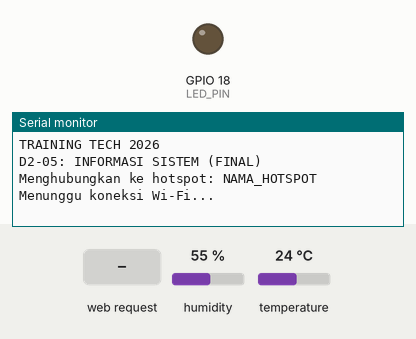
Recording of a sketch running on a simulated ESP32. Shown: output pins drawn as LEDs (lit = HIGH), the last lines printed to the serial monitor. The inputs (shaded band) are chosen by the test bench; at power-on: humidity 55 %, temperature 24 °C. WiFi joins after 1.5 s; servers stay silent unless stated.

Above: at 2.2 s.
2.3 s: HTTP request GET / received
At 3.0 s:
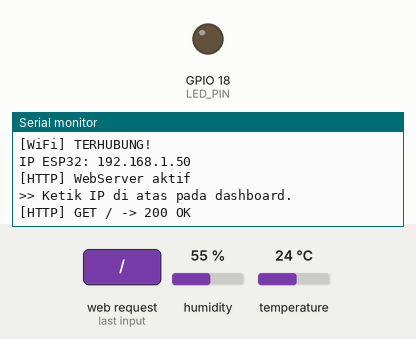
4.0 s: HTTP request GET /api/status received
At 4.8 s:
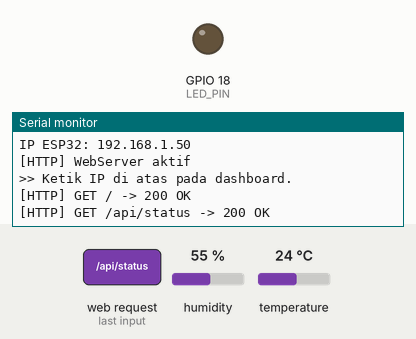
5.5 s: HTTP request GET /api/led received
At 6.5 s:
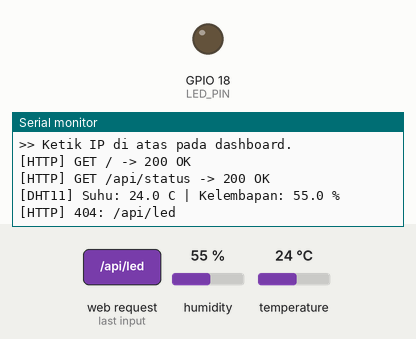

Measured:
- after the input at 2.3 s, the serial monitor: prints a new line after 0.23 s (image 1)
- after the input at 4.0 s, the serial monitor: prints a new line at once (image 2)
- after the input at 5.5 s, the serial monitor: prints a new line at once (image 3)

The sketch:

D2_05_Informasi_Sistem.ino
```cpp
// =====================================================
// TRAINING TECH 2026 - DAY 2
// D2-05: INFORMASI SISTEM (VERSI LENGKAP)
// -----------------------------------------------------
// Lanjutan D2-04. Yang BARU di tahap ini:
//   + Field "uptime_ms" (lama ESP32 menyala, milidetik)
//   + Field "rssi" (kekuatan sinyal Wi-Fi, dBm)
// Ini adalah program FINAL Day 2.
//
// Endpoint:
//   GET  /api/status -> {"online":true,"device":"...","led":false,
//                         "temperature":29.4,"humidity":71.0,
//                         "sensor_ok":true,"uptime_ms":123456,"rssi":-58}
//   POST /api/led    -> {"ok":true,"led":true}
//
// Pasangan dashboard: 02_Dashboard/Tahap_5_Informasi_Sistem
// =====================================================

#include <WiFi.h>
#include <WebServer.h>
#include <DHT.h>

// ======================================
// 1. KONFIGURASI WIFI (HOTSPOT HP)
// ======================================
// Satu kelompok = satu hotspot HP (seperti D1-04B).
// - Beri nama hotspot yang unik, misal "IOT_KELOMPOK_1"
// - Hotspot WAJIB 2,4 GHz (ESP32 tidak bisa 5 GHz)
// - Laptop kelompok juga harus tersambung ke hotspot ini

const char* ssid = "NAMA_HOTSPOT";
const char* password = "PASSWORD_HOTSPOT";

// ======================================
// 2. KONFIGURASI HARDWARE
// ======================================

const char* deviceName = "ESP32 Training Tech 2026";

#define LED_PIN 18

bool ledOn = false;

// Sensor DHT11
#define DHTPIN 27
#define DHTTYPE DHT11

DHT dht(DHTPIN, DHTTYPE);

// Data sensor terakhir
float temperature = 0;
float humidity = 0;
bool sensorOk = false;

// Interval pembacaan DHT11 (DHT11 lambat, min. 2 detik)
const unsigned long sensorInterval = 2500;
unsigned long lastSensorRead = 0;

// ======================================
// 3. MEMBUAT WEBSERVER
// ======================================

WebServer server(80);

bool serverRunning = false;

unsigned long lastWiFiRetry = 0;
const unsigned long retryInterval = 10000;

// ======================================
// 4. HEADER CORS
// ======================================

void kirimHeaderCORS() {

  server.sendHeader("Access-Control-Allow-Origin", "*");
  server.sendHeader("Access-Control-Allow-Methods", "GET, POST, OPTIONS");
  server.sendHeader("Access-Control-Allow-Headers", "Content-Type");
  server.sendHeader("Access-Control-Allow-Private-Network", "true");
}

void handleOptions() {

  kirimHeaderCORS();
  server.send(204);
}

// ======================================
// 5. MEMBACA SENSOR DHT11
// ======================================
// Sekarang membaca suhu DAN kelembapan (persis D1-07).

void readDHT() {

  if (millis() - lastSensorRead < sensorInterval) {
    return;
  }

  lastSensorRead = millis();

  float t = dht.readTemperature();
  float h = dht.readHumidity();

  if (isnan(t) || isnan(h)) {

    sensorOk = false;

    Serial.println("[DHT11] Gagal membaca sensor!");
    return;
  }

  temperature = t;
  humidity = h;
  sensorOk = true;

  Serial.print("[DHT11] Suhu: ");
  Serial.print(temperature, 1);
  Serial.print(" C | Kelembapan: ");
  Serial.print(humidity, 1);
  Serial.println(" %");
}

// ======================================
// 6. HALAMAN UTAMA (CEK CEPAT DI BROWSER)
// ======================================

void handleRoot() {

  String html = R"HTML(
    <!DOCTYPE html>
    <html lang="id">
    <head>
      <meta charset="UTF-8">
      <meta name="viewport"
            content="width=device-width, initial-scale=1">
      <title>ESP32 API</title>
    </head>
    <body>
      <h1>ESP32 API Aktif</h1>
      <p>Buka dashboard di laptop, lalu masukkan IP ESP32 ini.</p>
      <p>Cek data: <a href="/api/status">/api/status</a></p>
    </body>
    </html>
  )HTML";

  server.send(200, "text/html; charset=utf-8", html);

  Serial.println("[HTTP] GET / -> 200 OK");
}

// ======================================
// 7. JSON API STATUS
// ======================================

void handleApiStatus() {

  String json = "{";

  json += "\"online\":true";

  json += ",\"device\":\"";
  json += deviceName;
  json += "\"";

  // Status LED
  json += ",\"led\":";
  json += (ledOn ? "true" : "false");

  // Suhu -> null jika sensor gagal
  json += ",\"temperature\":";

  if (sensorOk) {
    json += String(temperature, 1);
  } else {
    json += "null";
  }

  // Kelembapan
  json += ",\"humidity\":";

  if (sensorOk) {
    json += String(humidity, 1);
  } else {
    json += "null";
  }

  // Status sensor
  json += ",\"sensor_ok\":";
  json += (sensorOk ? "true" : "false");

  // Uptime  (BARU) -> lama ESP32 menyala sejak reset
  json += ",\"uptime_ms\":";
  json += String(millis());

  // Kekuatan sinyal Wi-Fi  (BARU)
  json += ",\"rssi\":";
  json += String(WiFi.RSSI());

  json += "}";

  kirimHeaderCORS();

  server.send(
    200,
    "application/json; charset=utf-8",
    json
  );

  Serial.println("[HTTP] GET /api/status -> 200 OK");
}

// ======================================
// 8. MENGENDALIKAN LED
// ======================================
// Dashboard mengirim: state=on / state=off / state=toggle
// ESP32 membalas dengan JSON status LED terbaru.
// Bedanya dengan D1-06: tidak lagi redirect ke "/",
// melainkan membalas JSON agar bisa dibaca JavaScript.

void handleLed() {

  String state = server.arg("state");

  if (state == "on") {

    ledOn = true;

  } else if (state == "off") {

    ledOn = false;

  } else if (state == "toggle") {

    ledOn = !ledOn;

  } else {

    kirimHeaderCORS();

    server.send(
      400,
      "application/json; charset=utf-8",
      "{\"ok\":false,\"error\":\"Perintah LED tidak valid\"}"
    );

    return;
  }

  digitalWrite(LED_PIN, ledOn ? HIGH : LOW);

  Serial.print("[LED] ");
  Serial.println(ledOn ? "MENYALA" : "MATI");

  String json = "{\"ok\":true,\"led\":";
  json += (ledOn ? "true" : "false");
  json += "}";

  kirimHeaderCORS();

  server.send(
    200,
    "application/json; charset=utf-8",
    json
  );
}

// ======================================
// 9. HALAMAN TIDAK DITEMUKAN
// ======================================

void handleNotFound() {

  if (server.method() == HTTP_OPTIONS) {
    handleOptions();
    return;
  }

  Serial.print("[HTTP] 404: ");
  Serial.println(server.uri());

  kirimHeaderCORS();

  server.send(
    404,
    "text/plain",
    "404 - Halaman tidak ditemukan"
  );
}

// ======================================
// 10. MEMULAI KONEKSI WIFI
// ======================================

void mulaiWiFi() {

  WiFi.mode(WIFI_STA);
  WiFi.setAutoReconnect(false);

  Serial.print("Menghubungkan ke hotspot: ");
  Serial.println(ssid);

  // Koneksi WPA2-Personal (sama seperti D1-04B)
  WiFi.begin(ssid, password);

  lastWiFiRetry = millis();
}

// ======================================
// 11. MENGELOLA KONEKSI WIFI
// ======================================

void manageWiFi() {

  if (WiFi.status() == WL_CONNECTED) {

    if (!serverRunning) {

      server.begin();
      serverRunning = true;

      Serial.println();
      Serial.println("[WiFi] TERHUBUNG!");

      Serial.print("IP ESP32: ");
      Serial.println(WiFi.localIP());

      Serial.println("[HTTP] WebServer aktif");
      Serial.println(">> Ketik IP di atas pada dashboard.");
    }

    server.handleClient();
    return;
  }

  if (serverRunning) {

    server.stop();
    serverRunning = false;

    Serial.println("[WiFi] Koneksi terputus");
  }

  if (millis() - lastWiFiRetry >= retryInterval) {

    lastWiFiRetry = millis();

    Serial.println("[WiFi] Mencoba reconnect...");

    WiFi.reconnect();
  }
}

// ======================================
// 12. SETUP
// ======================================

void setup() {

  Serial.begin(115200);
  delay(1000);

  Serial.println();
  Serial.println("TRAINING TECH 2026");
  Serial.println("D2-05: INFORMASI SISTEM (FINAL)");

  // Konfigurasi LED
  pinMode(LED_PIN, OUTPUT);
  digitalWrite(LED_PIN, LOW);
  ledOn = false;

  // Konfigurasi sensor
  dht.begin();

  mulaiWiFi();

  // Mendaftarkan route
  server.on("/", HTTP_GET, handleRoot);

  server.on("/api/status", HTTP_GET, handleApiStatus);
  server.on("/api/status", HTTP_OPTIONS, handleOptions);

  server.on("/api/led", HTTP_POST, handleLed);
  server.on("/api/led", HTTP_OPTIONS, handleOptions);

  server.onNotFound(handleNotFound);

  Serial.println("Menunggu koneksi Wi-Fi...");
}

// ======================================
// 13. LOOP
// ======================================

void loop() {

  readDHT();

  manageWiFi();

  delay(2);
}
```
